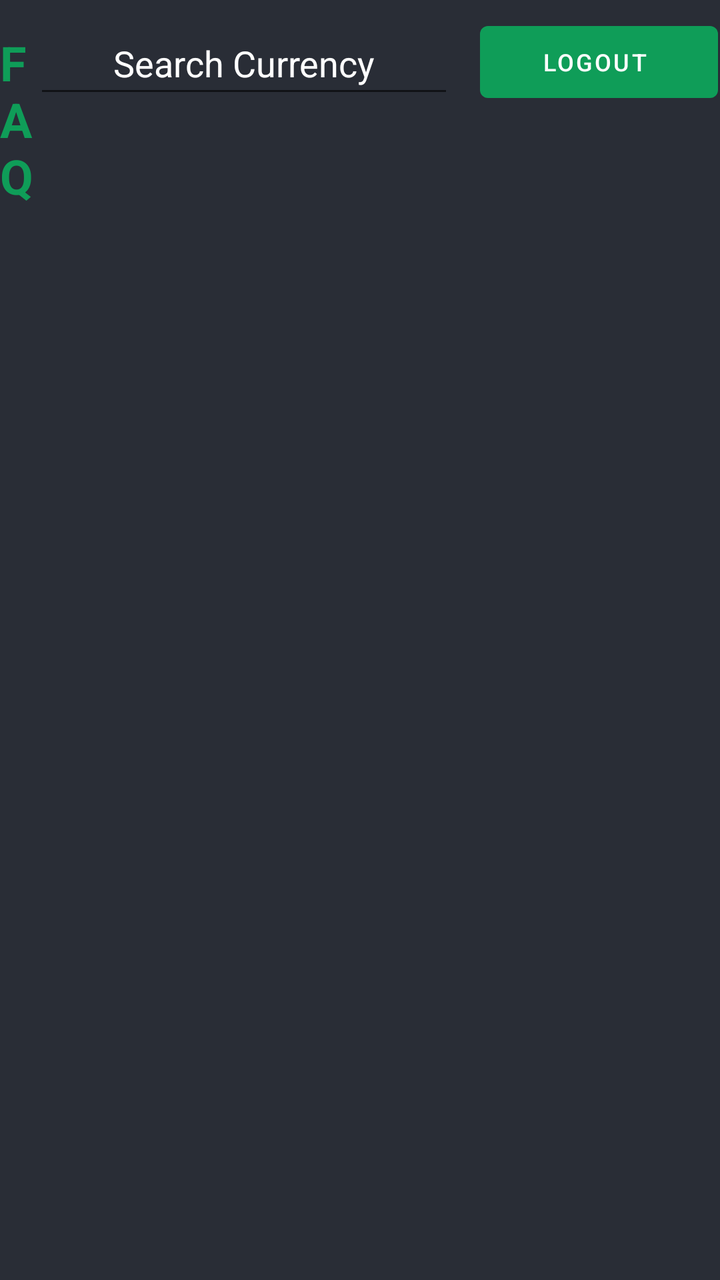
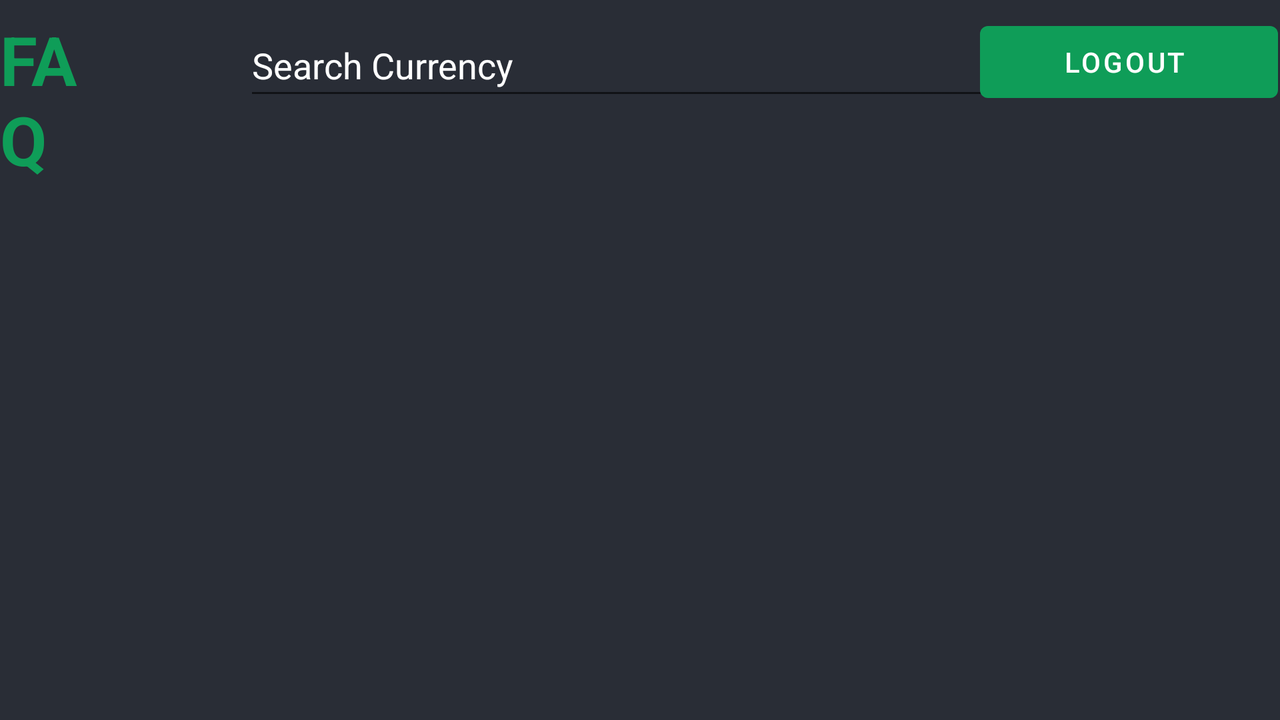

One screen, two layout resources from the same app: the default and the repository's alternative for another configuration. Each is rendered where Android would select it; the XML of both is given below.
<!-- AndroidManifest.xml: application theme Theme.Crypto_currency_tracker -->
<!-- res/layout/activity_tracker.xml -->
<?xml version="1.0" encoding="utf-8"?>
<RelativeLayout
    xmlns:android="http://schemas.android.com/apk/res/android"
    xmlns:app="http://schemas.android.com/apk/res-auto"
    xmlns:tools="http://schemas.android.com/tools"
    android:layout_width="match_parent"
    android:layout_height="match_parent"
    android:background="@color/black_shade_1"
    tools:context=".tracker">

    

    

    <EditText
        android:id="@+id/idEdtCurrency"
        android:layout_width="210dp"
        android:layout_height="wrap_content"
        android:layout_alignParentTop="true"
        android:layout_alignParentEnd="true"
        android:layout_centerHorizontal="true"
        android:layout_marginStart="8dp"
        android:layout_marginTop="6dp"
        android:layout_marginEnd="133dp"
        android:layout_marginBottom="8dp"
        android:focusable="auto"
        android:hint="Search Currency"
        android:minHeight="48dp"
        android:textAlignment="center"
        android:textColor="@color/white"
        android:textColorHint="@color/white" />

    <androidx.recyclerview.widget.RecyclerView
        android:id="@+id/idRVcurrency"
        android:layout_width="match_parent"
        android:layout_height="match_parent"
        android:layout_below="@id/idEdtCurrency"
        tools:listitem="@layout/currency_rv_item" />

    
    <ProgressBar
        android:id="@+id/idPBLoading"
        android:layout_width="wrap_content"
        android:layout_height="wrap_content"
        android:layout_centerInParent="true"
        android:visibility="gone" />

    <TextView
        android:id="@+id/tv_faq"
        android:layout_width="51dp"
        android:layout_height="wrap_content"
        android:layout_alignParentTop="true"
        android:layout_alignParentEnd="true"
        android:layout_marginTop="15dp"
        android:layout_marginEnd="336dp"
        android:text="FAQ"
        android:textColor="@color/purple_200"
        android:textSize="24sp"
        android:textStyle="bold" />

    <Button
        android:id="@+id/logout"
        style="@style/Widget.MaterialComponents.Button.Icon"
        android:layout_width="119dp"
        android:layout_height="wrap_content"
        android:layout_alignParentTop="true"
        android:layout_alignParentEnd="true"
        android:layout_marginTop="7dp"
        android:layout_marginEnd="1dp"
        android:drawableLeft="@drawable/logout1"
        android:text="Logout"
        android:textSize="12sp"
        tools:ignore="TextContrastCheck" />

</RelativeLayout>
<!-- resources referenced by this layout -->
<resources>
  <color name="black_shade_1">#292D36</color>
  <color name="purple_200">#0F9D58</color>
  <color name="white">#FFFFFFFF</color>
  <style name="Theme.Crypto_currency_tracker" parent="Theme.MaterialComponents.DayNight.DarkActionBar">
          
          <item name="colorPrimary">@color/purple_500</item>
          <item name="colorPrimaryVariant">@color/purple_700</item>
          <item name="colorOnPrimary">@color/white</item>
          
          <item name="colorSecondary">@color/teal_200</item>
          <item name="colorSecondaryVariant">@color/teal_700</item>
          <item name="colorOnSecondary">@color/black</item>
          
          <item name="android:statusBarColor" tools:targetApi="l">?attr/colorPrimaryVariant</item>
          
  
      </style>
  <color name="purple_500">#0F9D58</color>
  <color name="purple_700">#0F9D58</color>
  <color name="teal_200">#0F9D58</color>
  <color name="teal_700">#FF018786</color>
  <color name="black">#FF000000</color>
</resources>
<!-- res/layout-land/activity_tracker.xml (the repository's variant of the layout above) -->
<!-- drawn on the phone turned sideways -->
<?xml version="1.0" encoding="utf-8"?>
<RelativeLayout
    xmlns:android="http://schemas.android.com/apk/res/android"
    xmlns:tools="http://schemas.android.com/tools"
    android:layout_width="match_parent"
    android:layout_height="match_parent"
    android:background="@color/black_shade_1"
    tools:context=".tracker">

    

    
    <Button
        android:id="@+id/logout"
        style="@style/Widget.MaterialComponents.Button.Icon"
        android:layout_width="149dp"
        android:layout_height="wrap_content"
        android:layout_alignParentTop="true"
        android:layout_alignParentEnd="true"
        android:layout_marginTop="7dp"
        android:layout_marginEnd="1dp"
        android:drawableLeft="@drawable/logout1"
        android:text="Logout"
        android:textSize="14sp"
        tools:ignore="TextContrastCheck" />

    <EditText
        android:id="@+id/idEdtCurrency"
        android:layout_width="396dp"
        android:layout_height="wrap_content"
        android:layout_alignParentTop="true"
        android:layout_centerHorizontal="true"
        android:layout_marginStart="8dp"
        android:layout_marginTop="7dp"
        android:layout_marginEnd="8dp"
        android:layout_marginBottom="8dp"
        android:focusable="auto"
        android:hint="Search Currency"
        android:minHeight="48dp"
        android:textAlignment="textStart"
        android:textColor="@color/white"
        android:textColorHint="@color/white" />

    <androidx.recyclerview.widget.RecyclerView
        android:id="@+id/idRVcurrency"
        android:layout_width="match_parent"
        android:layout_height="match_parent"
        android:layout_below="@id/idEdtCurrency"
        tools:listitem="@layout/currency_rv_item" />

    
    <ProgressBar
        android:id="@+id/idPBLoading"
        android:layout_width="wrap_content"
        android:layout_height="wrap_content"
        android:layout_centerInParent="true"
        android:visibility="gone" />

    <TextView
        android:id="@+id/tv_faq"
        android:layout_width="wrap_content"
        android:layout_height="wrap_content"
        android:layout_alignParentTop="true"
        android:layout_alignParentEnd="true"
        android:layout_marginTop="7dp"
        android:layout_marginEnd="600dp"
        android:text="FAQ"
        android:textColor="@color/purple_200"
        android:textSize="34sp"
        android:textStyle="bold" />

</RelativeLayout>
